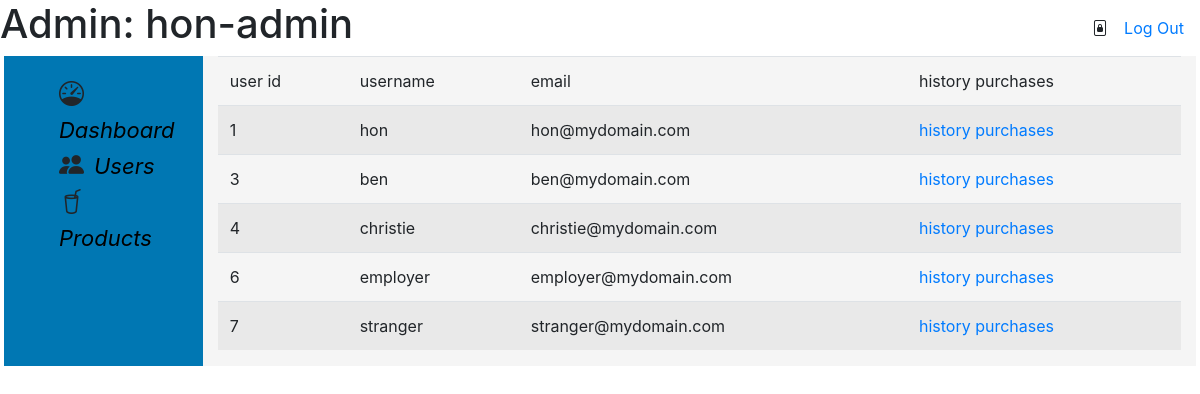
The page /coffee_admin/users (signed in) on the database its author committed.
### eCoffee/models.py (models this page shows)
class User(AbstractUser):
    pass

### eCoffee/views.py (the view)
# urls.py: path('coffee_admin/users',views.admin_users,name='admin_users'),
@user_passes_test(is_admin)
def admin_users(request):
    users=User.objects.exclude(username='hon-admin')
    return render(request,'eCoffee/admin_users.html',{'users':users})

### eCoffee/context_processors.py (called while the page is built)
def send_cart_length(request):
    cart_length = 0
    total = 0
    if request.user.is_authenticated:
        try:
            cart = Cart.objects.get(user=request.user)
            cart_length = cart.get_total_items()
            total = cart.get_total_price()
        except Cart.DoesNotExist:
            cart_length = 0
            total = 0
    else:
        cart_length = 0
    return {'cart_length': cart_length, 'total': total}

### eCoffee/views.py (called while the page is built)
def is_admin(user):
    return user.is_authenticated and user.is_staff

### eCoffee/templates/eCoffee/admin_users.html (shortened to what this page needs)
{% extends "eCoffee/main_dashboard.html" %}
{% block body %}
{%if users %}
<div class="admin-user-container">
   <table class='table table-striped'>
      <thead>
        <tr><td>user id</td><td>username</td><td>email</td><td>history purchases</td></tr>
      </thead>
      <tbody>
        {%for user in users %}
        <tr><td>{{user.id}}</td><td>{{user.username}}</td><td>{{user.email}}</td><td><a href="{% url 'profile' user.id %}">history purchases</a></td></tr>
        {%endfor%}
      </tbody>
    </table>
</div>
{%endif%}
{%endblock%}

### eCoffee/templates/eCoffee/main_dashboard.html (shortened to what this page needs)
<!DOCTYPE html>
<html lang="en">
    <head>
      {%load static %}
        <link rel="stylesheet" href="https://stackpath.bootstrapcdn.com/bootstrap/4.4.1/css/bootstrap.min.css">
        <link href="https://cdn.jsdelivr.net/npm/bootstrap-icons@1.8.1/font/bootstrap-icons.css" rel="stylesheet">
        <link href="{% static 'eCoffee/style.css' %}" rel="stylesheet">
        <link href="{% static 'eCoffee/layout-style.css' %}" rel="stylesheet">
        <link href="{% static 'eCoffee/index-style.css' %}" rel="stylesheet">
        <link href="{% static 'eCoffee/admin-style.css' %}" rel="stylesheet">
        <link href="{% static 'eCoffee/admin-products-style.css' %}" rel="stylesheet">
    </head>
    <body>
<div class="admin-container">
   {% if request.user.is_authenticated%}
   <div class="d-flex justify-content-between"><h1>Admin: {{user.username}}</h1>
      <div class="d-flex justify-content-center align-items-center">
         <i class="bi bi-file-lock2"></i>
         <a class="nav-link" href="{% url 'logout' %}">Log Out</a>
      </div>
   </div>
   {%endif%}
   <div class="row mx-1">
      <div class="sidebar col-md-2" style="background-color:#0077b3;">
         <ul>
            <li class="sidebar-item"><i class="bi bi-speedometer"></i><a href="{% url 'main_dashboard' %}" class="admin">Dashboard</a></li>
            <li class="sidebar-item"> <i class="bi bi-people-fill"></i><a href="{% url 'admin_users' %}" class="admin">Users</a></li>
            <li class="sidebar-item"><i class="bi bi-cup-straw"></i><a href="{% url 'admin_products' %}" class="admin">Products</a></li>
         </ul>
      </div>
      <div class="main col-md-10" style="background-color:whitesmoke;">
         {%block body%}
         {%endblock%}
        </div>
      </div>
   </div>
</body>

### eCoffee/static/eCoffee/style.css (style rules this page uses)
body, html { max-width: 100%; box-sizing: border-box; }

### eCoffee/static/eCoffee/layout-style.css (style rules this page uses)
ul { justify-content: space-evenly; justify-content: center; align-items: center; }
ul > li { margin-right:10px; }

### eCoffee/static/eCoffee/index-style.css (style rules this page uses)
ul > li { list-style: none; }

### eCoffee/static/eCoffee/admin-style.css (style rules this page uses)
a.admin { color:black; font-size:22px; font-style: italic; -webkit-font-smoothing: antialiased; }
.sidebar { padding-top:20px; float:left; }
ul > li.sidebar-item i { padding-right:10px; font-size: 25px; }

### rows shown on the page
User: username "hon-admin"
User: id "1", username "hon", email "hon@mydomain.com"
User: id "3", username "ben", email "ben@mydomain.com"
User: id "4", username "christie", email "christie@mydomain.com"
User: id "6", username "employer", email "employer@mydomain.com"
User: id "7", username "stranger", email "stranger@mydomain.com"
